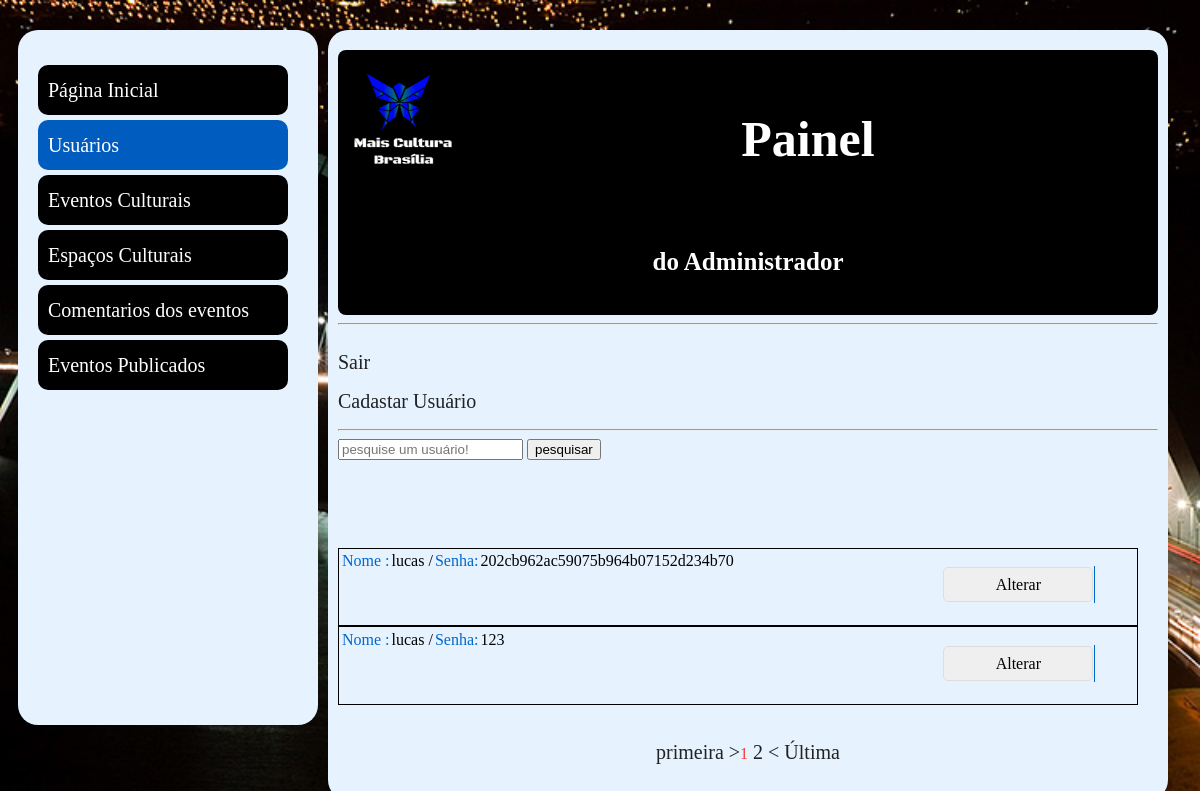
/view/painel.php (signed in), run on the app's committed database.
### tables this page shows
CREATE TABLE `usuario` (
  `cpf` bigint(11) NOT NULL,
  `nome` varchar(120) DEFAULT NULL,
  `sobrenome` varchar(50) DEFAULT NULL,
  `senha` varchar(150) DEFAULT NULL,
  `email` varchar(50) DEFAULT NULL,
  `dt_nascimento` date DEFAULT NULL,
  `perfil_cod` int(11) NOT NULL,
  PRIMARY KEY (`cpf`),
  KEY `fk_usuario_perfil1_idx` (`perfil_cod`),
  CONSTRAINT `fk_usuario_perfil1` FOREIGN KEY (`perfil_cod`) REFERENCES `perfil` (`cod`) ON DELETE CASCADE ON UPDATE CASCADE
);

### conexao/conexao.php (called while the page is built)
<?php
abstract class Conexao {
    private static $instanciar;
    public static function instaciar() {
        try {
            if (!isset(self::$instanciar)){
                self::$instanciar = new PDO("mysql:host=localhost;dbname=bdevento;charset=UTF8", "root", "");
                self::$instanciar->setAttribute(PDO::ATTR_ERRMODE, PDO::ERRMODE_EXCEPTION);
            }
           return self::$instanciar;
        } catch (PDOException $exc) {
            echo "Erro ao conectar ao banco de dados :".$exc->getMessage() ;
        }
    }
}

### DAO/UsuarioDAO.php (called while the page is built, shortened)
<?php
require_once '../conexao/conexao.php';
class UsuarioDAO {
    private $pdo = null;
    public function __construct() {
        $this->pdo = Conexao::instaciar();
    }
    public function getAllUsuario($inicio, $quantidade) {
        try {
            $sql = "SELECT*FROM usuario ORDER BY nome ASC LIMIT $inicio, $quantidade ";
            $stmt = $this->pdo->prepare($sql);
            $stmt->bindValue(1, $inicio);
            $stmt->bindValue(2, $quantidade);
            $stmt->execute();
            $usuario = $stmt->fetchAll(PDO::FETCH_ASSOC);
            return $usuario;
        } catch (PDOException $ex) {
            echo $ex->getMessage();
            die();
        }
    }
    public function PaginaALL() {
        try {
            $sql = "SELECT COUNT(nome) AS resultado FROM usuario";
            $stmt = $this->pdo->prepare($sql);
            $stmt->execute();
            $usuario = $stmt->fetch(PDO::FETCH_ASSOC);
            return $usuario;
        } catch (PDOException $ex) {
        }
    }
}

### view/painel.php (the view, shortened to what this page needs)
<?php
if (isset($_SESSION["perfil_cod"])) {
    $perfil = $_SESSION["perfil_cod"];
} else {
    $perfil = "";
}
if ($perfil == 1) {
    ?>
    <!DOCTYPE html>
    <html>
        <head>
            <link rel="stylesheet" type="text/css" href="../view/painelADM.css">
        </head>
        <body>
            <div class="container">
                <nav>
                    <ul class="menu">
                        <a href=" ../view/index1.php"><li>Página Inicial</li></a>
                    <a href=" ../view/painel.php"><li  class="com">Usuários</li></a>
                    <a href="../view/listarEventos.php"><li>Eventos Culturais</li></a>
                    <a href="../view/listarEspaco.php"><li>Espaços Culturais</li></a>
                     <a href="../view/listarComentarios.php"><li>Comentarios dos eventos</li></a>
                     <a href="../view/EventosPublicados.php"><li>Eventos Publicados</li></a>
                    </ul>
                </nav>
                <section>
                    <div class="top"><br>
                        <img class="logo" align="left" src="../imagem/log0.jpg">
                        <h1 align="center">Painel</h1><br>
                        <h2 align="center">do Administrador</h2>
                        <br></div><hr><br>
                    <?php
                    echo"<a href='../controle/EfetuarLogoff.php' onclick='return SairUsu()'> Sair </a>";
                    echo"<p><a href='../view/Cadastrar.php'>Cadastar Usuário </a><p><hr>";
                    echo"<font color='black'>";
                    echo"<form method='POST' action=''>";
                    echo" <input type='text' name='pesquisa_usuario' id='search' placeholder='pesquise um usuário!'/>";
                    echo" <input type='submit' value='pesquisar'/>";
                    echo"</form>";
                    echo"</font>";
                    echo"<br> <br> <br> <br> ";
                    $pagina_atual = filter_input(INPUT_GET, 'pagina', FILTER_SANITIZE_NUMBER_INT);
                    $pagina = (!empty($pagina_atual)) ? $pagina_atual : 1;
                    $quantidade = 5;
                    $inicio = ($quantidade * $pagina) - $quantidade;
                    require_once '../DAO/UsuarioDAO.php';
                    $nome = new UsuarioDAO();
                    $nomes = $nome->getAllUsuario($inicio, $quantidade);
                    foreach ($nomes as $u) {
                        echo"<table class='aa'>";
                        echo"<tr>";
                        echo"<td class='s'> Nome : </td> <td>{$u["nome"]}  /</td> ";
                        echo"<td class='s'> Senha: </td> <td>{$u['senha']} </td>";
                        echo"<td class='aas'>";
                        echo"<a  href=' ../view/EditaUsuario.php?id={$u["cpf"]}'><button type='button' class='btn'>Alterar</button></a></td>";
                        echo"</tr>";
                        echo"<tr>";
                        echo"<td>";
                        echo "<td>";
                        echo "</tr>";
                        echo "</table>";
                    }
                    echo"<br>";
                    echo"<br>";
                } else {
                    echo"<script>";
                    echo"window.location.href='../view/index1.php';";
                    echo"</script>";
                }
                echo"<div class='çl'>";
                $usuario_pg = new UsuarioDAO();
                $mostrar_pg = $usuario_pg->PaginaALL();
                $quantidade_pagina = ceil($mostrar_pg["resultado"] / $quantidade);
                $max = 1;
                echo"<a href='../view/painel.php?pagina=1'> primeira ></a>";
                echo $pagina;
                for ($pag_dep = $pagina + 1; $pag_dep <= $pagina + $max; $pag_dep++) {
                    if ($pag_dep <= $quantidade) {
                        echo"<a href='../view/painel.php?pagina=$pag_dep'> $pag_dep</a>";
                    }
                }
                echo"<a href='../view/painel.php?pagina=$quantidade_pagina'>  < Última</a>";
                echo"</div>";
                ?>
                <br>
                <br>
            </section>
        </div>
    </body>
</html>

### view/painelADM.css (style rules this page uses)
a { text-decoration: none; color: #222; border-radius: 20px; }
body { background-image: url(../imagem/ponte.jpg); background-size: 100%; background-attachment: fixed; background-repeat: no-repeat; background-color: #e6f3ff; font-family: Verdana; font-size: 100%; font-family: Comic Sans MS, Comic Sans, cursive; }
nav { width: 300px; height: 695px; background-color: #e6f3ff; font-size: 20px; float: left; box-sizing: border-box; padding: 10px; border-radius: 20px; }
.top { margin-top: 20px; background-color: #000; border-radius: 8px; color: #fff; }
.logo { width: 120px; height: 110px; border-radius: 10px; }
h1 { font-size: 50px; font-family: Comic Sans MS, Comic Sans, cursive; }
h2 { font-family: Comic Sans MS, Comic Sans, cursive; font-size: 25px; }
ul.menu { list-style-type: none; }
ul.menu li { width: 250px; height: 50px; line-height: 50px; background-color: #000; color: #fff; margin-top: 5px; box-sizing: border-box; padding-left: 10px; border-radius: 10px; }
.menu .com { background-color: #005cbf; }
.container { margin: auto; width: 1200px; height:100%; margin-top: 20px; padding: 10px; }
section { width: 70%; height: 200%; margin-left: 10px; float: left; background-color: #e6f3ff; box-sizing: border-box; padding-left: 10px; padding-right: 10px; border-radius: 20px; }
.btn { width: 150px; height: 35px; border: 1px solid #ddd; border-radius: 5px; font-size: 16px; font-family: Comic Sans MS, Comic Sans, cursive; float: right; }
.menu { display: flex; align-content: center; margin-bottom: 25px; box-sizing: border-box; padding-left: 10px; display: grid; flex-wrap: wrap; }

### view/painel.php (style rules this page uses)
.aa { width:800px; height:50px; border:1px solid black; }
.aa td { display: inline-block; }
.aas { float: right; border:1px solid #0066cc; border-bottom: 0px; border-left: 0px; border-top: 0px; margin: 2% 5% 0% 2%; }
.s { color: #0066cc; }
a { font-size: 15pt; }
.çl { width: 100%; height: 5%; text-align: center; color: #ff3333 ; }

### data on the page
usuario: nome "lucas", senha "202cb962ac59075b964b07152d234b70"
usuario: nome "lucas", senha "123"

### other printed values
$pagina "1"
